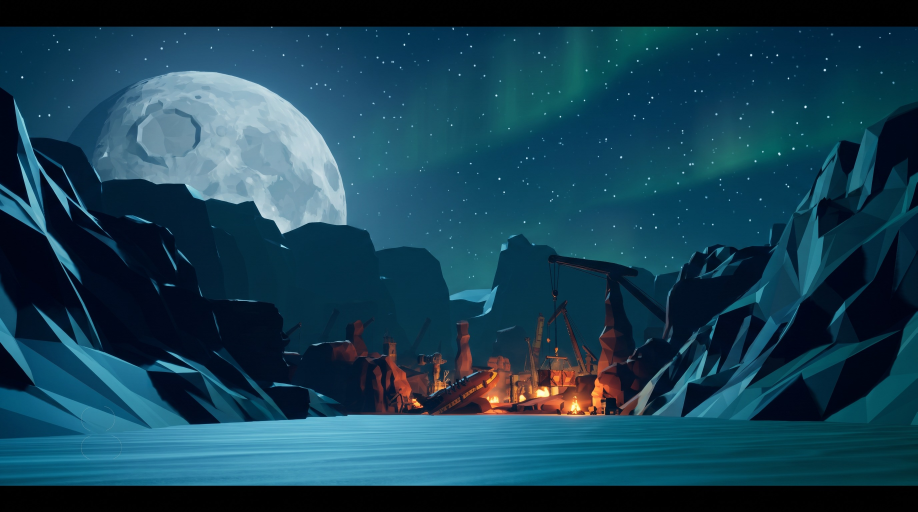
#> input picture work/capsules-v1/plates_used/v2_night_canyon_nbp_0.jpg, 2752 x 1536 px (shown at 1/3 size)
$ python c18.py
#> lines starting #> are read from the running program, lines starting #| are printed output that depends on the picture
### work/capsules-v1/compose.py
"""Capsule compositor: AI background plates + REAL in-engine character pixels + hand-made FX.

Characters are never regenerated. Each layer is the original Unreal render cut out of the gray base,
so what ships on Steam is the actual game model. Only backgrounds and Axie (missing from the base)
come from image models.
"""
import math
import numpy as np
from PIL import Image, ImageFilter, ImageDraw, ImageFont, ImageEnhance

W, H = 2464, 1412  # 2x the Steam main capsule (1232x706)
ROOT = __file__.rsplit("/", 1)[0]

# Belt-thruster nozzles in each layer's native pixels: (x, y, angle_deg). 180 = straight back (left).
THRUSTERS = {
    # rear end of the striped side-belt jetpack cylinder, pointing backward along its axis
    "cappy": [(398, 452, 186)],
    "moody": [(203, 170, 178)],
    "jim": [(140, 80, 170)],
    "axie": [(985, 535, 188)],
}


def load(path):
#> called with path = 'plates_used/v2_night_canyon_nbp_0.jpg'
    return Image.open(path).convert("RGBA")


HD_K = 5760 / 2560  # H_ layers are cut from the full-res render


def layer(name):
    import os
    p = f"{ROOT}/layers/H_{name}.png"
    if os.path.exists(p): return load(p), HD_K
    return load(f"{ROOT}/layers/L_{name}.png"), 1.0


def debar(img, thr=10):
    """Crop black letterbox bars some image models add."""
#> called with thr = 10
    a = np.asarray(img.convert("L")).astype(np.float32)
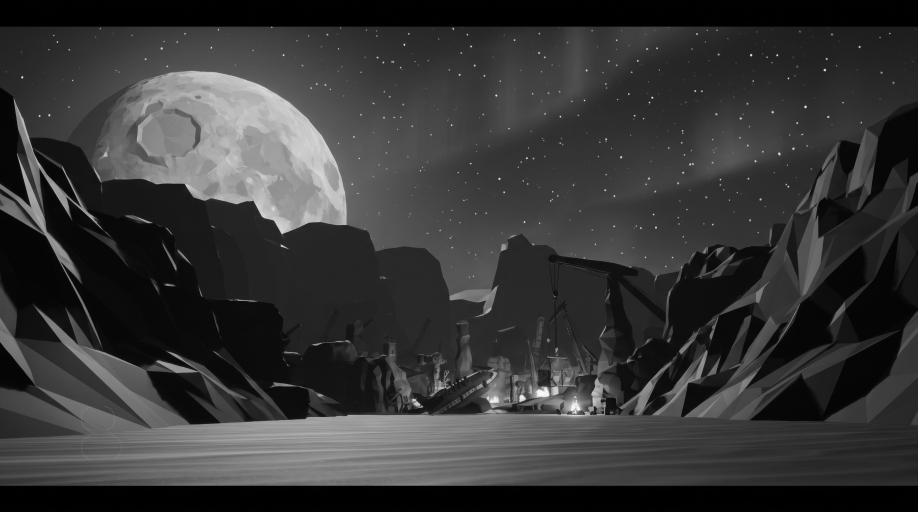
#> a: shape (1536, 2752) float32 (shown at 1/3 size); min 0, max 251, mean 54.5
    rows = a.mean(1); top = 0; bot = len(rows)
#> after `rows = a.mean(1)`: rows = 1536 values, max 101 at index 1323, min 0.108 at index 1492, mean 54.52
#> after `bot = len(rows)`: bot = 1536
    while top < len(rows) // 4 and rows[top] < thr: top += 1
#> this loop made 80 passes
#> after the loop, top = 80
    while bot > len(rows) * 3 // 4 and rows[bot - 1] < thr: bot -= 1
#> this loop made 78 passes
#> bot on passes 1 to 12: 1535, 1534, 1533, 1532, 1531, 1530, 1529, 1528, 1527, 1526, 1525, 1524
#> after the loop, bot = 1458
    return img.crop((0, top, img.width, bot))
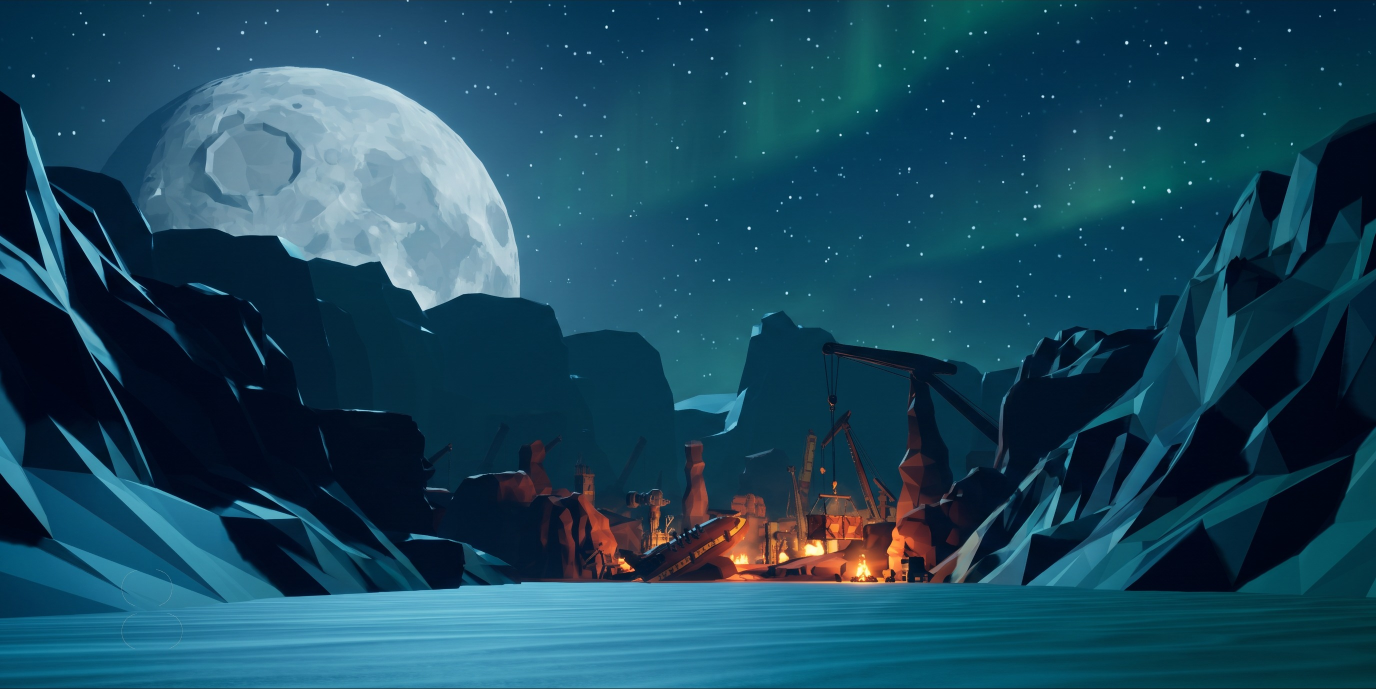
#> returned value: PIL image 2752x1378 RGB (shown at 1/2 size); mean R, G, B 26.2, 72.1, 92.7


def cover(img, focus=(0.5, 0.5)):
    img = debar(img.convert("RGB"))
    s = max(W / img.width, H / img.height)
#> s = 1.02
    img = img.resize((round(img.width * s), round(img.height * s)), Image.LANCZOS)
    x = round((img.width - W) * focus[0]); y = round((img.height - H) * focus[1])
#> after `x = round((img.width - W) * focus[0])`: x = 178
#> after `y = round((img.height - H) * focus[1])`: y = 0
    return img.crop((x, y, x + W, y + H)).convert("RGBA")
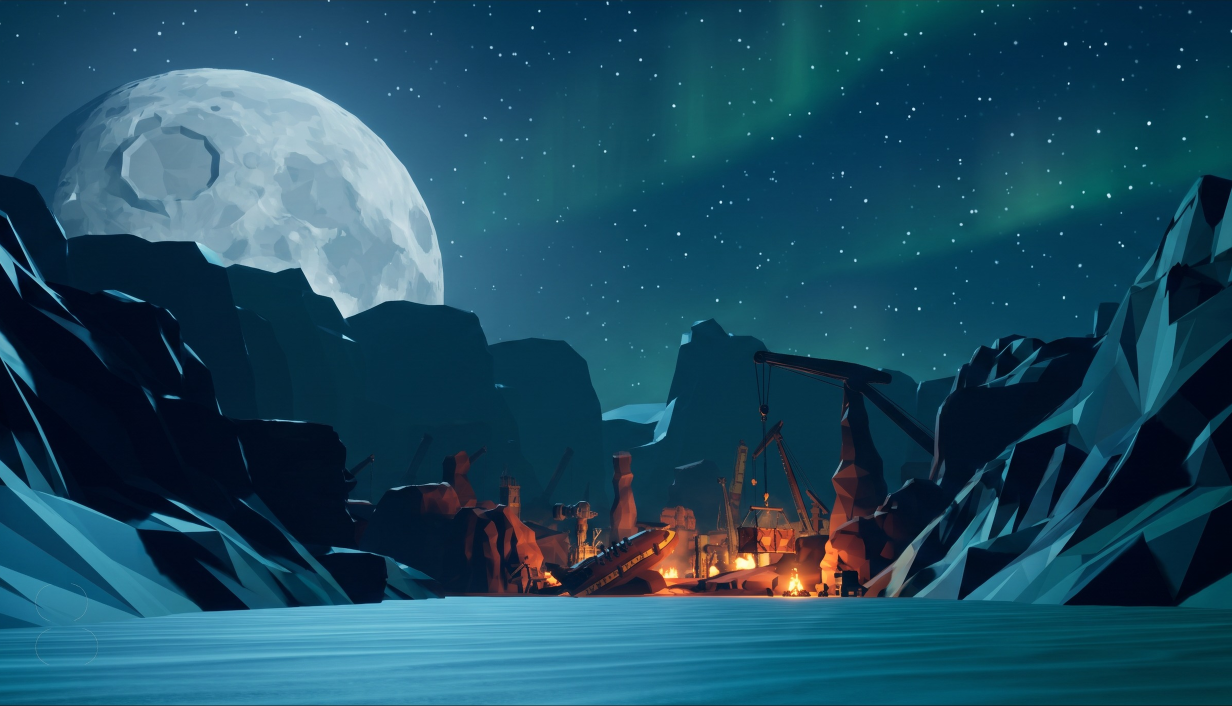
#> returned value: PIL image 2464x1412 RGBA (shown at 1/2 size); mean R, G, B, A 29, 75.5, 96.2, 255


def arr(im):
    return np.asarray(im).astype(np.float32) / 255.0


def img(a):
    return Image.fromarray((np.clip(a, 0, 1) * 255).astype(np.uint8), "RGBA")


def blur_a(alpha, r):
    return np.asarray(Image.fromarray((alpha * 255).astype(np.uint8)).filter(ImageFilter.GaussianBlur(r))).astype(np.float32) / 255.0


class Comp:
    def __init__(self, plate, focus=(0.5, 0.5)):
        self.canvas = cover(load(plate), focus) if isinstance(plate, str) else plate.convert("RGBA").resize((W, H))
        self.fx_over = []  # things drawn after all layers

    # ---------- placement ----------
    def place(self, name, x, y, scale=1.0, flip=False, match=0.15, wrap=0.35, rim=None,
              shadow=None, trail=None, flames=False, flame_len=1.0, flame_w=1.0, opacity=1.0, bright=1.0, sat=1.0, src=None):
        L, k = (src, 1.0) if src is not None else layer(name)
        if flip: L = L.transpose(Image.FLIP_LEFT_RIGHT)
        L = L.resize((max(1, round(L.width * scale / k)), max(1, round(L.height * scale / k))), Image.LANCZOS)
        if bright != 1.0 or sat != 1.0:
            rgb = L.convert("RGB"); a_ = L.getchannel("A")
            rgb = ImageEnhance.Brightness(rgb).enhance(bright); rgb = ImageEnhance.Color(rgb).enhance(sat)
            L = rgb.convert("RGBA"); L.putalpha(a_)
        x, y = round(x), round(y)
        bg = self.canvas
        # region of canvas under the layer (clipped)
        box = (max(0, x), max(0, y), min(W, x + L.width), min(H, y + L.height))
        if box[2] <= box[0] or box[3] <= box[1]: return
        Lc = L.crop((box[0] - x, box[1] - y, box[2] - x, box[3] - y))
        la = arr(Lc); alpha = la[..., 3:4]
        under = arr(bg.crop(box))[..., :3]
        # trail (motion streak behind the character)
        if trail:
            self._trail(L, x, y, **trail)
            bg = self.canvas; under = arr(bg.crop(box))[..., :3]
        if shadow:
            self._shadow(L, x, y, **shadow)
            bg = self.canvas; under = arr(bg.crop(box))[..., :3]
        rgb = la[..., :3]
        # 1) colour match: tint toward the plate's ambient colour, keep luminance
        if match:
            bgblur = arr(bg.filter(ImageFilter.GaussianBlur(120)).crop(box))[..., :3]
            amb = (bgblur * alpha).sum((0, 1)) / max(alpha.sum(), 1)
            tint = amb / max(amb.mean(), 1e-3)
            rgb = rgb * (1 - match + match * tint)
        # 2) light wrap: blurred background bleeding onto the silhouette edges
        if wrap:
            a2 = alpha[..., 0]
            edge = np.clip(a2 - blur_a(a2, 10), 0, 1)[..., None] * 2.2
            bgsoft = arr(bg.filter(ImageFilter.GaussianBlur(25)).crop(box))[..., :3]
            rgb = rgb + (1 - rgb) * bgsoft * np.clip(edge * wrap, 0, 1)
        # 3) rim light from a direction
        if rim:
            col = np.array(rim.get("color", (255, 240, 200)), np.float32) / 255
            dx, dy = rim.get("dir", (-1, -1)); k = rim.get("width", 6)
            a2 = alpha[..., 0]
            sh = np.roll(np.roll(a2, int(-dx * k), 1), int(-dy * k), 0)
            rimm = np.clip(a2 - sh, 0, 1)
            rimm = blur_a(rimm, rim.get("soft", 3)) * a2
            rgb = rgb + (1 - rgb) * col * (rimm[..., None] * rim.get("strength", 0.8))
        out = np.concatenate([np.clip(rgb, 0, 1), alpha * opacity], -1)
        self.canvas.alpha_composite(img(out), (box[0], box[1]))
        if flames and name in THRUSTERS:
            for (fx, fy, ang) in THRUSTERS[name]:
                if flip: fx, ang = L.width / scale - fx, 180 - ang
                self.flame(x + fx * scale, y + fy * scale, ang, 190 * scale * flame_len, 50 * scale * flame_w)

    # [133 lines left out: functions _trail, _shadow, screen, flame, glow, logo and 4 more, not called in this run]


# ---------- extra FX helpers ----------
# Prop anchor points in native layer pixels.
PROPS = {
    "moody_disco": (243, 52),   # centre of Moody's disco ball
    "jim_bell": (282, 72),      # Jim's trumpet bell opening
    "cappy_gatling": (722, 28), # tip of Cappy's popcorn gatling
}


# [74 lines left out: functions sparkle, disco_flares, confetti, halftone, anchor, popcorn_burst, not called in this run]


# ---------- hero helpers: every hero carries its signature FX ----------
LW = {"cappy": 1029, "moody": 432, "jim": 293, "axie": 2233}


# [7 lines left out: function cappy, not called in this run]


def moody(c, x, y, s, flip=False, **kw):
    c.place("moody", x, y, scale=s, flip=flip, flames=True, **kw)
    disco_flares(c, *anchor("moody", "moody_disco", x, y, s, flip=flip, lw=LW["moody"]), s)


# [5 lines left out: function jim, not called in this run]


def axie(c, x, y, s, flip=False, **kw):
    c.place("axie", x, y, scale=s, flip=flip, flames=True, **kw)


# ---------- comic lettering + golf shot ----------
FONTS = {"bangers": f"{ROOT}/fonts/Bangers.ttf", "luckiest": f"{ROOT}/fonts/LuckiestGuy.ttf"}


# [69 lines left out: functions sfx, golf_ball_sprite, golf_shot, not called in this run]

### work/capsules-v1/c18.py
from compose import *
import shaders
# NIGHT RUN (shader) — pixel art, Risk of Rain Returns style: the same scene as a 16-bit night raid.
c = Comp("plates_used/v2_night_canyon_nbp_0.jpg", focus=(0.5, 0.5))
MOON = dict(color=(170, 220, 255), dir=(-1, -1), width=8, strength=0.9)
#> (the run stopped early here; a loop or call above may not have finished)
